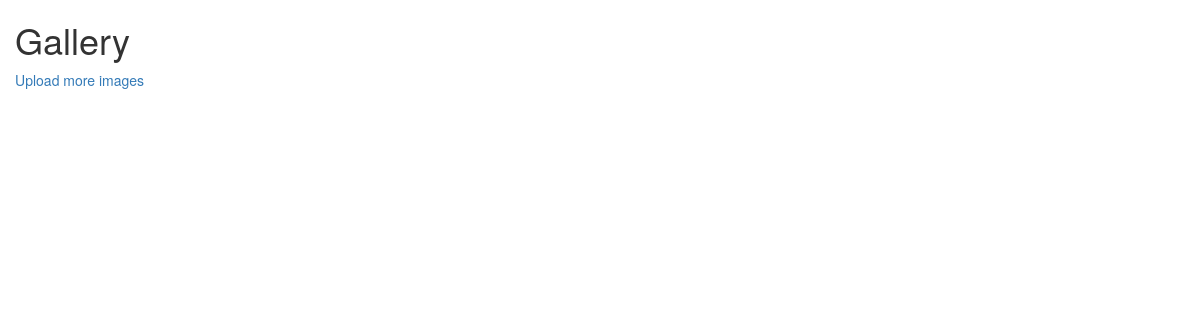
The app's page /gallery/, older data.
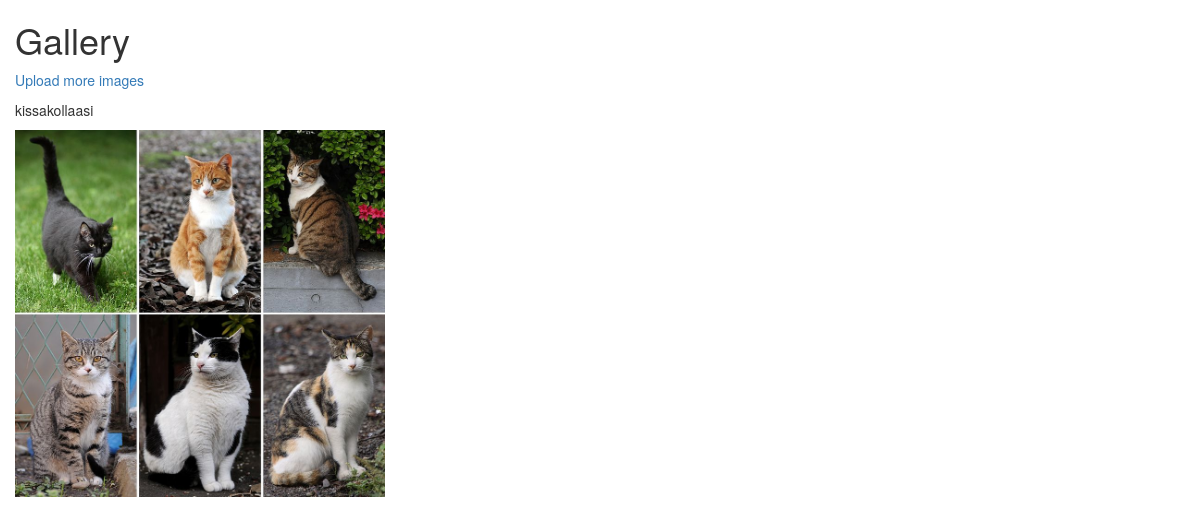
The same page, newer data.
### gallery/models.py (models this page shows)
class Post(models.Model):
    image = models.ImageField(upload_to='images/')
    description = models.CharField(max_length=200)
    pub_date = models.DateTimeField('date published', auto_now_add=True)
    mod_date = models.DateTimeField('date modified', auto_now=True)

### gallery/views.py (the view)
# urls.py: path('', display_images, name = 'display_images'),
def display_images(request):
    if request.method == 'GET':
        posts = Post.objects.all()
        return render(request, 'gallery/index.html', {'posts' : posts})

### gallery/templates/gallery/index.html (shortened to what this page needs)
<!DOCTYPE html>
<html lang="en">
    <head>
        <link rel="stylesheet" href="https://maxcdn.bootstrapcdn.com/bootstrap/3.3.7/css/bootstrap.min.css">
    </head>
    <body>
        <div class="col-md-12">
            <h1>Gallery</h1>
            <p><a href="{% url 'gallery:image_upload' %}">Upload more images</a></p>
        </div>
        {% for post in posts %}
        <div class="col-md-4">
            <p>{{ post.description }}</p>
            <img src="{{ post.image.url }}" class="img-responsive" style="width: 100%; float: left; margin-right: 10px;" />
        </div>
        {% endfor %}
    </body>
</html>

Row changes from the older to the newer data that the page shows:
added Post: description "kissakollaasi", image (picture)
